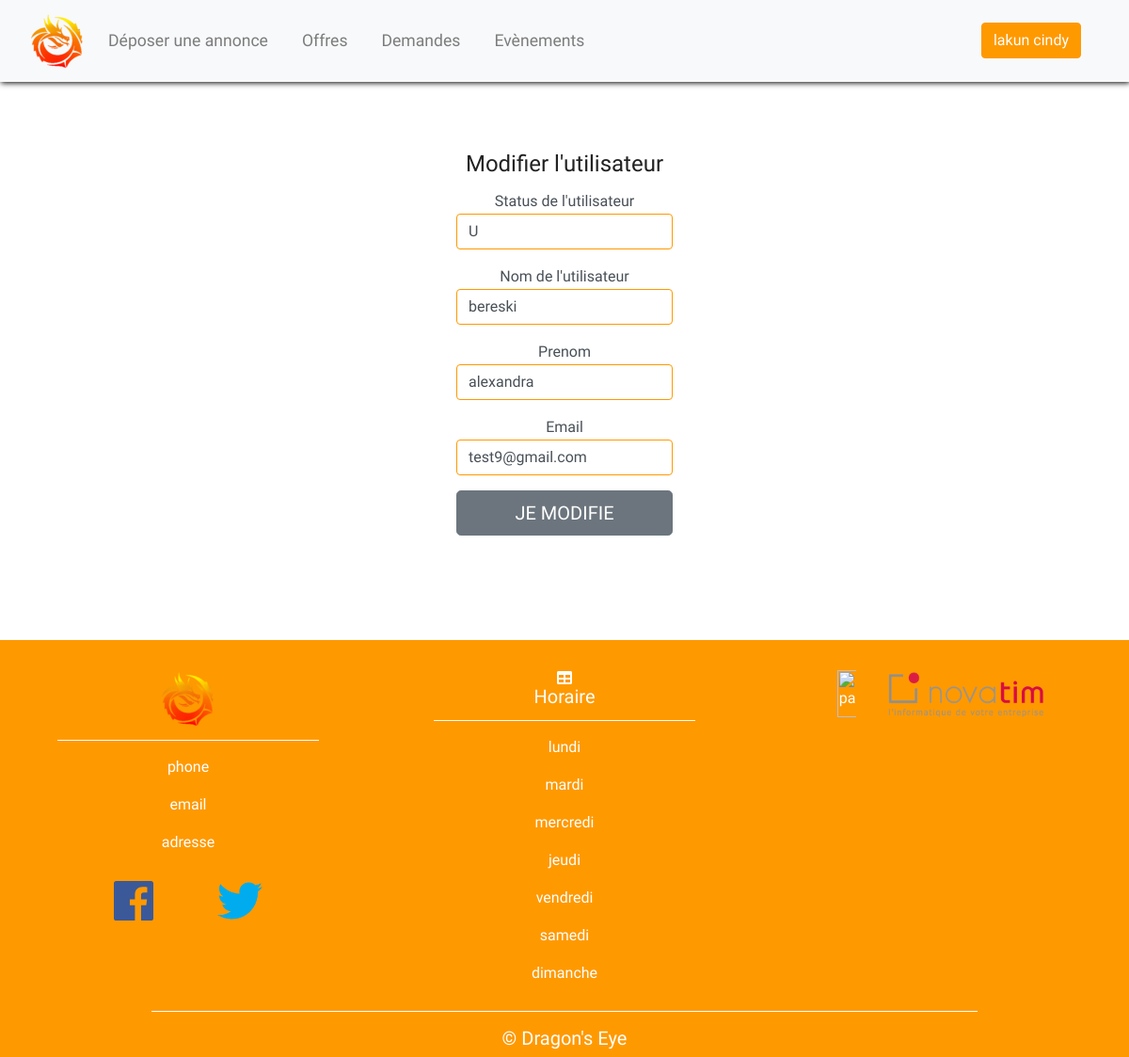
Page /profil/manage/modifManage/modifUser.php?type=allmembre&modifUser=9 (signed in) on the committed database.
### tables this page shows
CREATE TABLE DEYE_Personne(
        IdPersonne Int  Auto_increment  NOT NULL ,
		IdType     char(1) NOT NULL REFERENCES DEYE_Status(IdStatus) ,
        nom        Varchar (50) NOT NULL ,
        prenom     Varchar (50) NOT NULL ,
        email      Varchar (50) NOT NULL ,
        mdp        Varchar (50) NOT NULL
	,CONSTRAINT DEYE_Status_PK PRIMARY KEY (IdPersonne, IdType)
);

### profil/manage/modifManage/modifUser.php (the view, shortened to what this page needs)
<?php
$bdd = new PDO('mysql:host=127.0.0.1;dbname=bdd_jeu;charset=utf8', 'root', '');
if(isset($_SESSION['IdPersonne']) AND $_SESSION['IdType'] == "A")
{
   $u = "U";
   $requser = $bdd->prepare('SELECT * FROM deye_personne WHERE IdPersonne = ? AND IdType = ?');
   $requser->execute(array($_GET['modifUser'],$u));
   $modifUser = $requser->fetch();
?>
<html>
   <head>
      <link rel="stylesheet" href="https://maxcdn.bootstrapcdn.com/bootstrap/4.0.0/css/bootstrap.min.css">
      <link href="../../../css/style.css" rel="stylesheet">
      <link href="../../../css/modifUser_style.css" rel="stylesheet">
   </head>
<body>
  <nav class = "navbar navbar-expand-md navbar-light bg-light sticky-top">
    <div class="container-fluid">
      <a class="navbar-brand" href="../../../index.php"><img src ="../../../img/logo.png"></a>
      <div class="collapse navbar-collapse" id="navbarResponsive">
        <ul class="navbar-nav">
          <li class="nav-item">
            <a class="nav-link" href="#">Déposer une annonce</a>
          </li>
          <li class="nav-item">
            <a class="nav-link" href="../../../offres/offres.php">Offres</a>
          </li>
          <li class="nav-item">
            <a class="nav-link" href="../../../demandes/demandes.php">Demandes</a>
          </li>
          <li class="nav-item">
            <a class="nav-link" href="../../../evenement/evenement.php">Evènements</a>
          </li>
        </ul>
        <ul class="navbar-nav navbar-right ml-auto">
          <li class="nav-item">
          <?php
              $bdd = new PDO('mysql:host=127.0.0.1;dbname=bdd_jeu', 'root', '');
              if(isset($_SESSION["IdPersonne"]) AND $_SESSION["IdPersonne"] > 0){
                $requser = $bdd->prepare("SELECT * FROM deye_personne WHERE IdPersonne = ?");
                $requser->execute(array($_SESSION['IdPersonne']));
                $user = $requser->fetch();
            ?>
              <a href="../../../profil/profil.php" class="btn btn-primary"><?= $user['nom']?>  <?=$user['prenom'];?></a>
            <?php
              }else{
            ?>
                <a href="../../../connexion/inscription.php" class="btn btn-primary">S'inscrire/Se connecter</a>
            <?php
              }
            ?>
					</li>
				</ul>
			</div>
		</div>
   </nav>
   <div class="container-fluid padding">
      <div class="row text-center padding">
         <div class="container center-div">
         <div class="row">
         <form method="POST" class="form-signup">
            <div class="form_modif_user">
            <h4 class="card-title text-center">Modifier l'utilisateur</h4>
              <div class="form-label-group">
                <label for="inputUserType">Status de l'utilisateur</label>
                <input type="text" id="newId" class="form-control" name="newId" value="<?php echo $modifUser['IdType'];?>" placeholder="Changer de nom">
              </div>
              <div class="form-label-group">
                <label for="inputNom">Nom de l'utilisateur</label>
                <input type="text" id="newNom" class="form-control" name="newNom" value="<?php echo $modifUser['nom'];?>" placeholder="Changer de nom">
              </div>
              <div class="form-label-group">
                <label for="inputPrenom">Prenom</label>
                <input type="text" id="newPrenom" class="form-control" name="newPrenom" value="<?php echo $modifUser['prenom'];?>" placeholder="Changer de prenom">
              </div>
              <div class="form-label-group">
                <label for="inputEmail">Email</label>
                <input type="mail" id="newEmail" class="form-control" name="newEmail" value="<?php echo $modifUser['email'];?>" placeholder="Changer de mail">
              </div>
              <button class="btn btn-lg btn-secondary btn-block text-uppercase" type="submit">Je modifie</button>
              </div>
         </form>
      </div>
      </div>
    </div>
   </div>
<footer>
<div class="container-fluid padding">
<div class="row text-center">
  <div class="col-md-4">
    <img src="../../../img/logo.png">
    <hr class="light">
    <p>phone</p>
    <p>email</p>
    <p>adresse</p>
    <div class="social">
      <a href="#"><i class="fab fa-facebook"></i></a>
      <a href="#"><i class="fab fa-twitter"></i></a>
    </div>
  </div>
  <div class="col-md-4">
    <i class="fas fa-table"></i>
    <h5>Horaire</h5>
    <hr class="light">
    <p>lundi</p>
    <p>mardi</p>
    <p>mercredi</p>
    <p>jeudi</p>
    <p>vendredi</p>
    <p>samedi</p>
    <p>dimanche</p>
  </div>
  <div class="col-md-4">
    <img src="../../../img/focus_home_interactive_logo.svg" class="partenaire_logo" alt="partenaire">
    <img src="../../../img/novatim_logo.png" class="partenaire_logo" alt="article">
  </div>
  <div class="col-12">
    <hr class="light">
    <h5>&copy; Dragon's Eye</h5>
  </div>
</div>
</div>
</footer>
</body>
</html>
<?php
}
else{
   header("Location: ../../../connexion/inscription.php");
}
?>

### css/style.css (style rules this page uses)
html,body { height: 100%; width: 100%; font-family: 'Varela Round', sans-serif; color: #222; }
.btn-primary { background-color: #FF9900; border: 1px solid #FF9900; }
.navbar { position:fixed; width: 100%; box-shadow: 1px 1px 6px #000; }
.navbar-nav li { padding-right: 20px; }
.nav-link { font-size: 1.1em !important; }
.nav-link { color: #007DFF; }
.form-label-group { position: relative; margin-bottom: 1rem; }
.form-label-group input { border: 1px solid #FF9900; }
.form-label-group>label { top: 6px; left: 10px; display: block; width: 100%; margin-bottom: 0; line-height: 1.5; color: #495057; border: 1px solid transparent; border-radius: .25rem; transition: all .1s ease-in-out; }
footer { background-color: #FF9900; color: #fff; padding-top: 2rem; width: 100%; }
.social a { font-size:3rem; padding:2rem; }
.fa-facebook { color:#3b5998; }
.fa-twitter { color:#00aced; }
.partenaire_logo { max-width: 350px; height: 50px; padding: inherit; }
hr.light { border-top: 1px solid #fff; width: 75%; margin-top:.8rem; margin-bottom: 1rem; }

### css/modifUser_style.css (style rules this page uses)
.center-div { width: 230px; margin-top: 160px; margin-bottom: 95px; }
.form-label-group { position: relative; margin-bottom: 1rem; }
.form-label-group input { border: 1px solid #FF9900; }

### rows in the picture
deye_personne: nom "lakun", prenom "cindy"
deye_personne: newId "U", newNom "bereski", newPrenom "alexandra", newEmail "test9@gmail.com"
